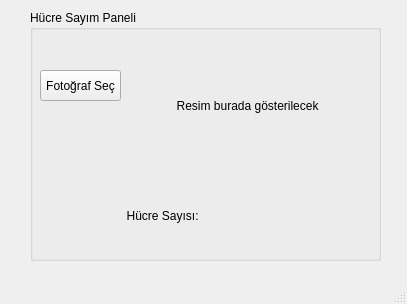
<?xml version="1.0" encoding="UTF-8"?>
<ui version="4.0">
 <class>MainWindow</class>
 <widget class="QMainWindow" name="MainWindow">
  <property name="geometry">
   <rect>
    <x>0</x>
    <y>0</y>
    <width>407</width>
    <height>304</height>
   </rect>
  </property>
  <property name="windowTitle">
   <string>MainWindow</string>
  </property>
  <widget class="QWidget" name="centralwidget">
   <widget class="QGroupBox" name="groupBox">
    <property name="enabled">
     <bool>true</bool>
    </property>
    <property name="geometry">
     <rect>
      <x>30</x>
      <y>10</y>
      <width>351</width>
      <height>251</height>
     </rect>
    </property>
    <property name="autoFillBackground">
     <bool>false</bool>
    </property>
    <property name="title">
     <string>Hücre Sayım Paneli</string>
    </property>
    <property name="flat">
     <bool>false</bool>
    </property>
    <property name="checkable">
     <bool>false</bool>
    </property>
    <widget class="QPushButton" name="btn_sec">
     <property name="geometry">
      <rect>
       <x>10</x>
       <y>60</y>
       <width>81</width>
       <height>31</height>
      </rect>
     </property>
     <property name="focusPolicy">
      <enum>Qt::StrongFocus</enum>
     </property>
     <property name="text">
      <string>Fotoğraf Seç</string>
     </property>
     <property name="checkable">
      <bool>false</bool>
     </property>
    </widget>
    <widget class="QLabel" name="lbl_resim">
     <property name="geometry">
      <rect>
       <x>120</x>
       <y>10</y>
       <width>221</width>
       <height>171</height>
      </rect>
     </property>
     <property name="text">
      <string>        Resim burada gösterilecek</string>
     </property>
    </widget>
    <widget class="QLabel" name="lbl_sayi">
     <property name="geometry">
      <rect>
       <x>90</x>
       <y>190</y>
       <width>221</width>
       <height>31</height>
      </rect>
     </property>
     <property name="text">
      <string>  Hücre Sayısı: </string>
     </property>
    </widget>
   </widget>
  </widget>
  <widget class="QMenuBar" name="menubar">
   <property name="geometry">
    <rect>
     <x>0</x>
     <y>0</y>
     <width>407</width>
     <height>21</height>
    </rect>
   </property>
  </widget>
  <widget class="QStatusBar" name="statusbar"/>
 </widget>
 <resources/>
 <connections/>
</ui>
